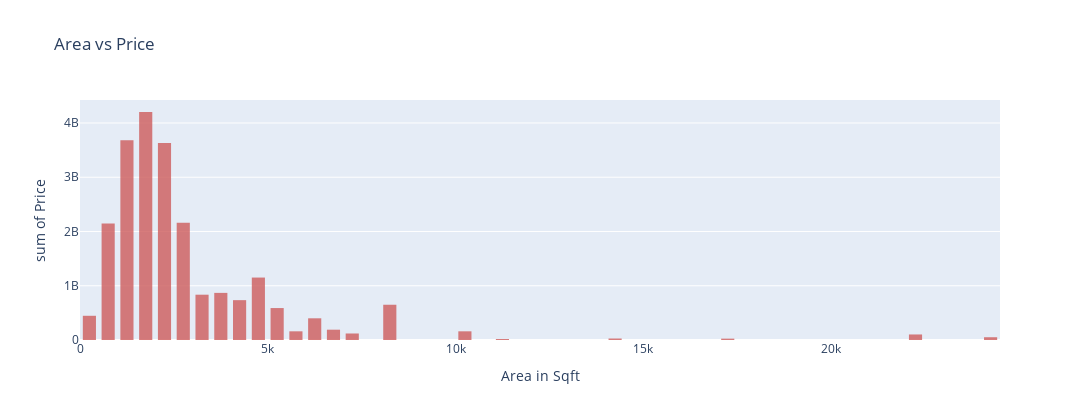

Source (notebook cell):
### Code cell
# Area of a property VS Price distribution
fig = px.histogram(df1,x='Area',y='Price',
                    title='Area vs Price',
                    opacity=0.8,
                    color_discrete_sequence=['indianred'],
                    labels={'Area':'Area in Sqft', 'Price':'Price'})
fig.update_layout(barmode='group', bargap=0.30,bargroupgap=0.0,height=420,width=1080)
fig.show()

### Figure 1 — Plotly figure (JSON) as saved in the notebook; plotly's stock layout.template omitted (floating-point values rounded to 4 significant figures; data arrays with more than 128 entries replaced by an {"elided": "..."} marker saying what was removed)
{"data": [{"alignmentgroup": "True", "bingroup": "x", "histfunc": "sum", "hovertemplate": "Area in Sqft=%{x}<br>sum of Price=%{y}<extra></extra>", "legendgroup": "", "marker": {"color": "indianred", "opacity": 0.8}, "name": "", "offsetgroup": "", "orientation": "v", "showlegend": false, "type": "histogram", "x": {"elided": "1005 float values"}, "xaxis": "x", "y": {"elided": "1005 int values"}, "yaxis": "y"}], "layout": {"bargap": 0.3, "bargroupgap": 0, "barmode": "group", "height": 420, "legend": {"tracegroupgap": 0}, "title": {"text": "Area vs Price"}, "width": 1080, "xaxis": {"anchor": "y", "domain": [0, 1], "title": {"text": "Area in Sqft"}}, "yaxis": {"anchor": "x", "domain": [0, 1], "title": {"text": "sum of Price"}}}}
